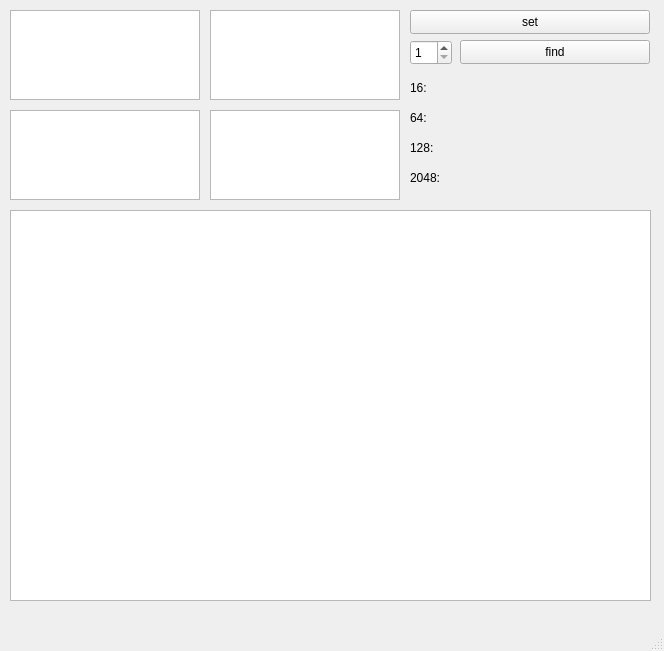
<?xml version="1.0" encoding="UTF-8"?>
<ui version="4.0">
 <class>MainWindow</class>
 <widget class="QMainWindow" name="MainWindow">
  <property name="geometry">
   <rect>
    <x>0</x>
    <y>0</y>
    <width>664</width>
    <height>651</height>
   </rect>
  </property>
  <property name="windowTitle">
   <string>MainWindow</string>
  </property>
  <widget class="QWidget" name="centralwidget">
   <widget class="QTextEdit" name="textEdit_16">
    <property name="geometry">
     <rect>
      <x>10</x>
      <y>10</y>
      <width>190</width>
      <height>90</height>
     </rect>
    </property>
    <property name="readOnly">
     <bool>true</bool>
    </property>
   </widget>
   <widget class="QTextEdit" name="textEdit_64">
    <property name="geometry">
     <rect>
      <x>210</x>
      <y>10</y>
      <width>190</width>
      <height>90</height>
     </rect>
    </property>
    <property name="readOnly">
     <bool>true</bool>
    </property>
   </widget>
   <widget class="QTextEdit" name="textEdit_128">
    <property name="geometry">
     <rect>
      <x>10</x>
      <y>110</y>
      <width>190</width>
      <height>90</height>
     </rect>
    </property>
    <property name="readOnly">
     <bool>true</bool>
    </property>
   </widget>
   <widget class="QTextEdit" name="textEdit_2048">
    <property name="geometry">
     <rect>
      <x>210</x>
      <y>110</y>
      <width>190</width>
      <height>90</height>
     </rect>
    </property>
    <property name="readOnly">
     <bool>true</bool>
    </property>
   </widget>
   <widget class="QSpinBox" name="spinBox">
    <property name="geometry">
     <rect>
      <x>410</x>
      <y>40</y>
      <width>42</width>
      <height>25</height>
     </rect>
    </property>
    <property name="minimum">
     <number>1</number>
    </property>
    <property name="maximum">
     <number>2048</number>
    </property>
   </widget>
   <widget class="QLabel" name="label">
    <property name="geometry">
     <rect>
      <x>410</x>
      <y>80</y>
      <width>49</width>
      <height>16</height>
     </rect>
    </property>
    <property name="text">
     <string>16:</string>
    </property>
   </widget>
   <widget class="QGraphicsView" name="graphicsView">
    <property name="geometry">
     <rect>
      <x>10</x>
      <y>210</y>
      <width>641</width>
      <height>391</height>
     </rect>
    </property>
   </widget>
   <widget class="QPushButton" name="pushButton">
    <property name="geometry">
     <rect>
      <x>460</x>
      <y>40</y>
      <width>190</width>
      <height>24</height>
     </rect>
    </property>
    <property name="text">
     <string>find</string>
    </property>
   </widget>
   <widget class="QLabel" name="label_2">
    <property name="geometry">
     <rect>
      <x>410</x>
      <y>110</y>
      <width>49</width>
      <height>16</height>
     </rect>
    </property>
    <property name="text">
     <string>64:</string>
    </property>
   </widget>
   <widget class="QLabel" name="label_3">
    <property name="geometry">
     <rect>
      <x>410</x>
      <y>140</y>
      <width>49</width>
      <height>16</height>
     </rect>
    </property>
    <property name="text">
     <string>128:</string>
    </property>
   </widget>
   <widget class="QLabel" name="label_4">
    <property name="geometry">
     <rect>
      <x>410</x>
      <y>170</y>
      <width>49</width>
      <height>16</height>
     </rect>
    </property>
    <property name="text">
     <string>2048:</string>
    </property>
   </widget>
   <widget class="QLabel" name="label_16">
    <property name="geometry">
     <rect>
      <x>440</x>
      <y>80</y>
      <width>210</width>
      <height>16</height>
     </rect>
    </property>
    <property name="text">
     <string/>
    </property>
   </widget>
   <widget class="QLabel" name="label_64">
    <property name="geometry">
     <rect>
      <x>440</x>
      <y>110</y>
      <width>210</width>
      <height>16</height>
     </rect>
    </property>
    <property name="text">
     <string/>
    </property>
   </widget>
   <widget class="QLabel" name="label_128">
    <property name="geometry">
     <rect>
      <x>460</x>
      <y>140</y>
      <width>190</width>
      <height>16</height>
     </rect>
    </property>
    <property name="text">
     <string/>
    </property>
   </widget>
   <widget class="QLabel" name="label_2048">
    <property name="geometry">
     <rect>
      <x>460</x>
      <y>170</y>
      <width>190</width>
      <height>16</height>
     </rect>
    </property>
    <property name="text">
     <string/>
    </property>
   </widget>
   <widget class="QPushButton" name="pushButton_2">
    <property name="geometry">
     <rect>
      <x>410</x>
      <y>10</y>
      <width>240</width>
      <height>24</height>
     </rect>
    </property>
    <property name="text">
     <string>set</string>
    </property>
   </widget>
  </widget>
  <widget class="QMenuBar" name="menubar">
   <property name="geometry">
    <rect>
     <x>0</x>
     <y>0</y>
     <width>664</width>
     <height>22</height>
    </rect>
   </property>
  </widget>
  <widget class="QStatusBar" name="statusbar"/>
 </widget>
 <resources/>
 <connections/>
</ui>
